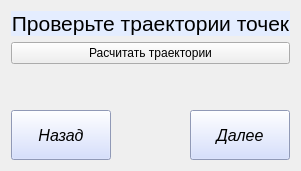
      <widget class="QWidget" name="TrajectoryPage">
       <layout class="QVBoxLayout" name="verticalLayout_5">
        <item>
         <widget class="QLabel" name="label_4">
          <property name="sizePolicy">
           <sizepolicy hsizetype="Preferred" vsizetype="Preferred">
            <horstretch>0</horstretch>
            <verstretch>0</verstretch>
           </sizepolicy>
          </property>
          <property name="font">
           <font>
            <pointsize>16</pointsize>
            <italic>false</italic>
           </font>
          </property>
          <property name="styleSheet">
           <string notr="true">background-color: rgb(228, 237, 255);
</string>
          </property>
          <property name="text">
           <string>Проверьте траектории точек</string>
          </property>
          <property name="alignment">
           <set>Qt::AlignCenter</set>
          </property>
         </widget>
        </item>
        <item>
         <layout class="QVBoxLayout" name="verticalLayout_11"/>
        </item>
        <item>
         <widget class="QPushButton" name="researchPathsButton">
          <property name="text">
           <string>Расчитать траектории</string>
          </property>
         </widget>
        </item>
        <item>
         <spacer name="verticalSpacer_8">
          <property name="orientation">
           <enum>Qt::Vertical</enum>
          </property>
          <property name="sizeHint" stdset="0">
           <size>
            <width>20</width>
            <height>40</height>
           </size>
          </property>
         </spacer>
        </item>
        <item>
         <layout class="QHBoxLayout" name="horizontalLayout_5">
          <item>
           <widget class="QPushButton" name="back_button_5">
            <property name="minimumSize">
             <size>
              <width>100</width>
              <height>50</height>
             </size>
            </property>
            <property name="maximumSize">
             <size>
              <width>100</width>
              <height>50</height>
             </size>
            </property>
            <property name="font">
             <font>
              <family>Ubuntu</family>
              <pointsize>12</pointsize>
              <italic>true</italic>
             </font>
            </property>
            <property name="styleSheet">
             <string notr="true">background-color: rgb(202, 214, 255);</string>
            </property>
            <property name="text">
             <string>Назад</string>
            </property>
           </widget>
          </item>
          <item>
           <spacer name="horizontalSpacer_4">
            <property name="orientation">
             <enum>Qt::Horizontal</enum>
            </property>
            <property name="sizeHint" stdset="0">
             <size>
              <width>40</width>
              <height>20</height>
             </size>
            </property>
           </spacer>
          </item>
          <item>
           <widget class="QPushButton" name="next_button_5">
            <property name="minimumSize">
             <size>
              <width>100</width>
              <height>50</height>
             </size>
            </property>
            <property name="maximumSize">
             <size>
              <width>100</width>
              <height>50</height>
             </size>
            </property>
            <property name="font">
             <font>
              <family>Ubuntu</family>
              <pointsize>12</pointsize>
              <italic>true</italic>
             </font>
            </property>
            <property name="styleSheet">
             <string notr="true">background-color: rgb(202, 214, 255);</string>
            </property>
            <property name="text">
             <string>Далее</string>
            </property>
           </widget>
          </item>
         </layout>
        </item>
       </layout>
      </widget>
